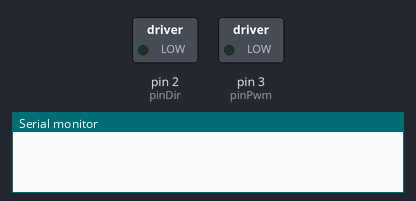
A sketch run on a simulated Arduino Uno, built with avr-gcc and run on an emulated ATmega328P. Shown: switched loads named in the sketch (green lamp = pin HIGH), the last lines printed to the serial monitor.

Above: at 2.0 s.
At 4.02 s:
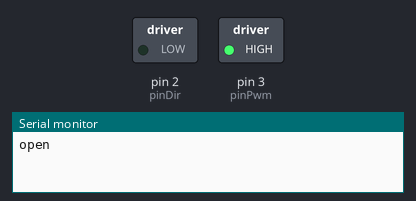
At 7.07 s:
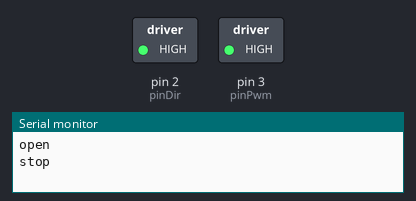
Timing chart, 0 to 13.1 s (numbered marks = the images above):
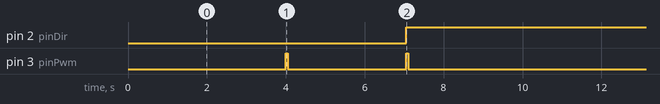

Measured:
- by itself, pin 2 (pinDir): alternates HIGH for 7.1 s and LOW for 3.1 s
- by itself, pin 3 (pinPwm): repeats every 10.1 s: LOW 3.0 s, HIGH 0.05 s, LOW 7.0 s, HIGH 0.05 s
- by itself, everything shown: repeats every 10.1 s, in 4 steps

The sketch:

tomatobot.ino
```cpp
// PWM is connected to pin 3.
const int pinPwm = 3;
// DIR is connected to pin 2.
const int pinDir = 2;
// Speed of the motor.
static int iSpeed = 0;

void setup() {
  Serial.begin(9600);           // set up Serial library at 9600 bps
  pinMode(pinPwm, OUTPUT);
  pinMode(pinDir, OUTPUT);
}

void loop() {
  delay(4000);
  Serial.println("open");
  openValve();
  //digitalWrite(pinDir, LOW);
  Serial.println("stop");

  delay(3000);
  closeValve();
  Serial.println("close");

  //digitalWrite(pinDir, LOW);


  delay(3000);
}

void openValve(){
  analogWrite(pinPwm, 255); //set the speed
  digitalWrite(pinDir, LOW); //set the direction, LOW means open
  delay(50);
  analogWrite(pinPwm, 0); //stop it
}

void closeValve(){
  analogWrite(pinPwm, 255); //set the speed
  digitalWrite(pinDir, HIGH); //set the direction, HIGH means close
  delay(50);
  analogWrite(pinPwm, 0); //stop it
}
```
